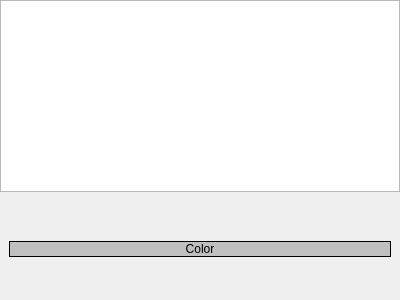
<?xml version="1.0" encoding="UTF-8"?>
<ui version="4.0">
 <class>simulationRTool</class>
 <widget class="QWidget" name="simulationRTool">
  <property name="geometry">
   <rect>
    <x>0</x>
    <y>0</y>
    <width>400</width>
    <height>300</height>
   </rect>
  </property>
  <property name="windowTitle">
   <string>Form</string>
  </property>
  <layout class="QVBoxLayout" name="verticalLayout">
   <property name="margin">
    <number>0</number>
   </property>
   <item>
    <widget class="QTreeWidget" name="treeSimViews">
     <attribute name="headerVisible">
      <bool>false</bool>
     </attribute>
     <column>
      <property name="text">
       <string notr="true">1</string>
      </property>
     </column>
    </widget>
   </item>
   <item>
    <widget class="QWidget" name="widSimStyle" native="true">
     <property name="sizePolicy">
      <sizepolicy hsizetype="Preferred" vsizetype="MinimumExpanding">
       <horstretch>0</horstretch>
       <verstretch>0</verstretch>
      </sizepolicy>
     </property>
     <layout class="QGridLayout" name="gridLayout">
      <item row="0" column="0">
       <widget class="QPushButton" name="butSimColor">
        <property name="styleSheet">
         <string notr="true">border: 1px solid;
background-color: rgb(192, 192, 192);</string>
        </property>
        <property name="text">
         <string>Color</string>
        </property>
        <property name="flat">
         <bool>true</bool>
        </property>
       </widget>
      </item>
     </layout>
    </widget>
   </item>
  </layout>
 </widget>
 <resources/>
 <connections/>
</ui>
